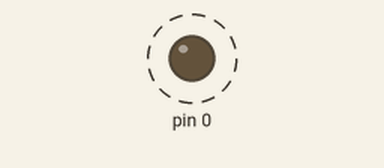
A sketch run on a simulated Arduino Uno, built with avr-gcc and run on an emulated ATmega328P. Shown: output pins drawn as LEDs (lit = HIGH). Dashed ring = blinking.

Above: at 0.2 s.
Timing chart, 0 to 3.0 s (numbered marks = the images above):
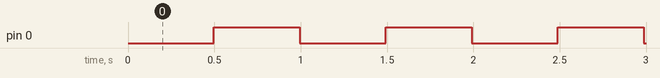

Measured:
- by itself, pin 0: alternates HIGH for 0.50 s and LOW for 0.50 s

The sketch:

1.2.ino
```cpp
#include <avr/io.h>
#include <util/delay.h>
int count = 0;
int main(void)
{
  DDRD = 0x01;                      //DDRD = 0b00000001
  TCCR0A = 0x00;                    //Timer 0 (Normal Mode)
  TCCR0B = 0x03;                    //Prescaler of 64
  while(1)                          //Forever Loop
  {
    if (TCNT0 == 249)               //249 = 1 ms (Milliseconds)
    {
      count++;                      //count = count + 1
      TCNT0 = 0;                    //Timer gets reset
    }
    if(count == 500)               //Checking if the counter variable is equal to 500
    {
      PORTD ^= 0x01;                //Toggle PD0 pin
      count = 0;                    //Setting count variable as 0
    }
  }
}
```
